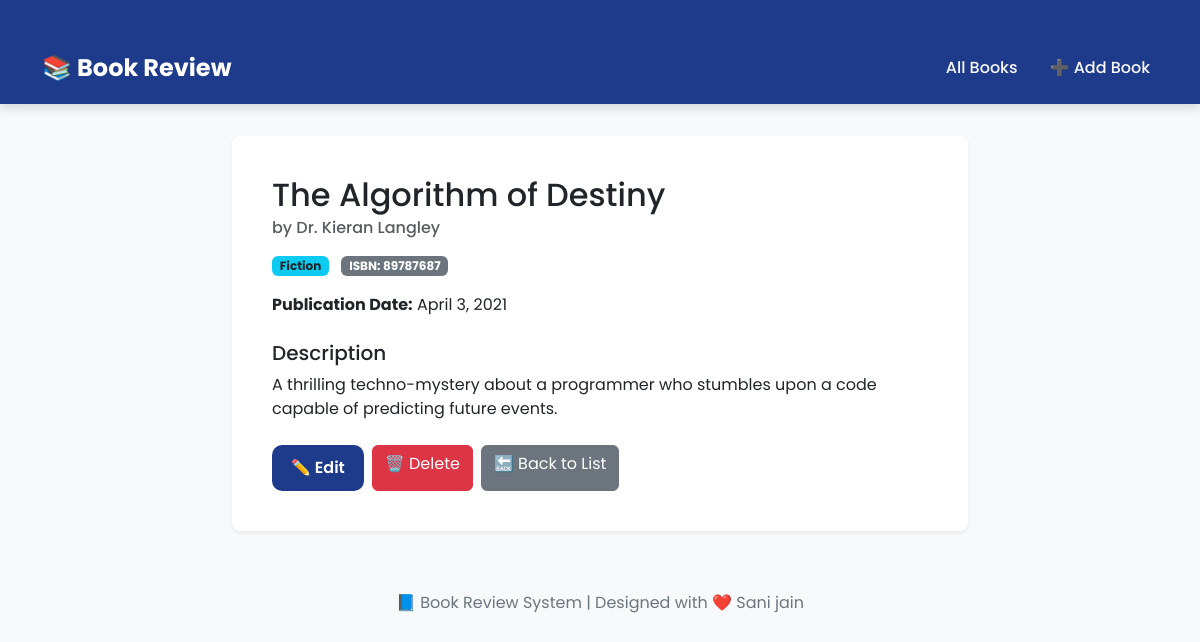
The app's page /book/5/ with its own data.
### book/models.py (models this page shows, shortened)
class Book(models.Model):
    GENRE_CHOICES = [
        ('fiction', 'Fiction'),
        ('non_fiction', 'Non-Fiction'),
        ('science', 'Science'),
        ('technology', 'Technology'),
        ('history', 'History'),
        ('other', 'Other'),
    ]
    title = models.CharField(max_length=200)
    author = models.CharField(max_length=200)
    description = models.TextField()
    genre = models.CharField(max_length=20, choices=GENRE_CHOICES)
    isbn = models.CharField('ISBN', max_length=13, unique=True)
    publication_date = models.DateField()
    average_rating = models.DecimalField(
        max_digits=3,
        decimal_places=2,
        validators=[MinValueValidator(0), MaxValueValidator(5)],
        default=0
    )
    created_at = models.DateTimeField(auto_now_add=True)
    updated_at = models.DateTimeField(auto_now=True)

### book/views.py (the view)
# urls.py: path('book/<int:pk>/', views.BookDetailView.as_view(), name='book-detail'),
class BookDetailView(TemplateView):
    template_name = 'book/book_detail.html'
    def get_context_data(self, **kwargs):
        context =  super().get_context_data(**kwargs)
        pk = kwargs.get('pk')
        context['book'] = Book.objects.get(pk=pk)
        return context

### book/templates/book/book_detail.html (shortened to what this page needs)
{% extends 'book/base.html' %}
{% block content %}
<div class="row justify-content-center">
    <div class="col-md-8">
        <div class="card shadow-sm rounded-3 p-4">
            <div class="card-body">
                <h2 class="card-title mb-2">{{ book.title }}</h2>
                <h6 class="card-subtitle mb-3 text-muted">by {{ book.author }}</h6>
                <div class="mb-3">
                    <span class="badge bg-info text-dark me-2">{{ book.genre|capfirst }}</span>
                    <span class="badge bg-secondary">ISBN: {{ book.isbn }}</span>
                </div>
                <p><strong>Publication Date:</strong> {{ book.publication_date }}</p>
                <h5 class="mt-4">Description</h5>
                <p class="card-text">{{ book.description }}</p>
                <div class="mt-4 d-flex flex-wrap gap-2">
                    <a href="{% url 'book-update' book.pk %}" class="btn btn-modern">✏️ Edit</a>
                    <a href="{% url 'book-delete' book.pk %}" class="btn btn-danger">🗑️ Delete</a>
                    <a href="{% url 'book-list' %}" class="btn btn-secondary">🔙 Back to List</a>
                </div>
            </div>
        </div>
    </div>
</div>
{% endblock content %}

### book/templates/book/base.html (style rules this page uses)
body { font-family: 'Poppins', sans-serif; background-color: #f8f9fb; color: #333; }
.btn-modern { background-color: #1e3a8a; color: #fff; border-radius: 10px; padding: 10px 18px; font-weight: 600; transition: all 0.3s ease-in-out; }
.card { border: none; border-radius: 12px; box-shadow: 0 4px 10px rgba(0, 0, 0, 0.1); transition: transform 0.2s ease-in-out; }

### records on screen
Book: title "The Algorithm of Destiny", author "Dr. Kieran Langley", genre "Fiction", isbn "89787687", publication_date "April 3, 2021", description "A thrilling techno-mystery about a programmer who stumbles upon a code capable of predicting future events."
